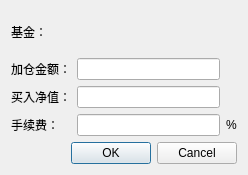
<?xml version="1.0" encoding="UTF-8"?>
<ui version="4.0">
 <class>BuyDialog</class>
 <widget class="QDialog" name="BuyDialog">
  <property name="geometry">
   <rect>
    <x>0</x>
    <y>0</y>
    <width>248</width>
    <height>175</height>
   </rect>
  </property>
  <property name="windowTitle">
   <string>基金加仓</string>
  </property>
  <layout class="QVBoxLayout" name="verticalLayout">
   <item>
    <layout class="QGridLayout" name="gridLayout">
     <item row="2" column="1">
      <widget class="QLineEdit" name="buy_nav_edit">
       <property name="alignment">
        <set>Qt::AlignLeading|Qt::AlignLeft|Qt::AlignVCenter</set>
       </property>
      </widget>
     </item>
     <item row="0" column="1">
      <widget class="QLabel" name="fund_info_label">
       <property name="text">
        <string/>
       </property>
      </widget>
     </item>
     <item row="1" column="1">
      <widget class="QLineEdit" name="buy_amount_edit">
       <property name="alignment">
        <set>Qt::AlignLeading|Qt::AlignLeft|Qt::AlignVCenter</set>
       </property>
      </widget>
     </item>
     <item row="3" column="0">
      <widget class="QLabel" name="label_4">
       <property name="text">
        <string>手续费：</string>
       </property>
       <property name="buddy">
        <cstring>service_charge_edit</cstring>
       </property>
      </widget>
     </item>
     <item row="3" column="1">
      <widget class="QLineEdit" name="service_charge_edit">
       <property name="alignment">
        <set>Qt::AlignLeading|Qt::AlignLeft|Qt::AlignVCenter</set>
       </property>
      </widget>
     </item>
     <item row="0" column="0">
      <widget class="QLabel" name="label">
       <property name="text">
        <string>基金：</string>
       </property>
      </widget>
     </item>
     <item row="1" column="0">
      <widget class="QLabel" name="label_2">
       <property name="text">
        <string>加仓金额：</string>
       </property>
       <property name="buddy">
        <cstring>buy_amount_edit</cstring>
       </property>
      </widget>
     </item>
     <item row="2" column="0">
      <widget class="QLabel" name="label_3">
       <property name="text">
        <string>买入净值：</string>
       </property>
       <property name="buddy">
        <cstring>buy_nav_edit</cstring>
       </property>
      </widget>
     </item>
     <item row="3" column="2">
      <widget class="QLabel" name="label_6">
       <property name="text">
        <string>%</string>
       </property>
      </widget>
     </item>
    </layout>
   </item>
   <item>
    <widget class="QDialogButtonBox" name="buttonBox">
     <property name="orientation">
      <enum>Qt::Horizontal</enum>
     </property>
     <property name="standardButtons">
      <set>QDialogButtonBox::Cancel|QDialogButtonBox::Ok</set>
     </property>
    </widget>
   </item>
  </layout>
 </widget>
 <tabstops>
  <tabstop>buy_amount_edit</tabstop>
  <tabstop>buy_nav_edit</tabstop>
  <tabstop>service_charge_edit</tabstop>
 </tabstops>
 <resources/>
 <connections>
  <connection>
   <sender>buttonBox</sender>
   <signal>accepted()</signal>
   <receiver>BuyDialog</receiver>
   <slot>accept()</slot>
   <hints>
    <hint type="sourcelabel">
     <x>248</x>
     <y>254</y>
    </hint>
    <hint type="destinationlabel">
     <x>157</x>
     <y>274</y>
    </hint>
   </hints>
  </connection>
  <connection>
   <sender>buttonBox</sender>
   <signal>rejected()</signal>
   <receiver>BuyDialog</receiver>
   <slot>reject()</slot>
   <hints>
    <hint type="sourcelabel">
     <x>316</x>
     <y>260</y>
    </hint>
    <hint type="destinationlabel">
     <x>286</x>
     <y>274</y>
    </hint>
   </hints>
  </connection>
 </connections>
</ui>
